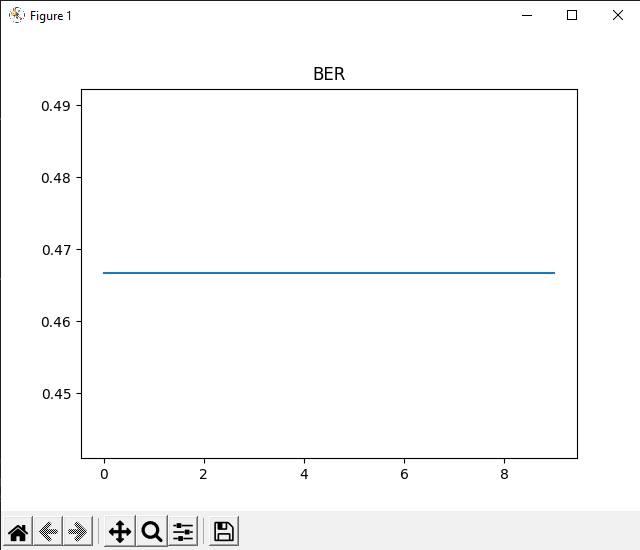

The script that drew this image:
import math
import numpy as np
from matplotlib import pyplot as plt
import random

bina = []
bn = []
def string2bits(s=''):
    for x in s:
        bina.append(bin(ord(x))[2:])
    bits = ''
    for i in range(0,len(bina)):
        bits += bina[i]
    return [int(i) for i in str(bits)]
def ASK_koh(Valy,A,kim,h):
    sum = 0
    tim = 0
    cl = []
    p = []
    x_t = []
    for i in range(0,len(za)):
        
        #fal.append( (A * math.sin(2*math.pi * fn * (tb+math.pi) )))
        x_t.append( Valy[i] * Valy[i]) 
        sum += x_t[i]
        p.append(sum)
        tim += 1/fs
        if tim > kim:
            tim = 0
            sum = 0
    for i in range(0,len(p)):
        if p[i] > h:
            cl.append(0)
        else:
            cl.append(1)

    
    return p , x_t, cl #, tim_c
def PSK_koh(Valy,A,kim,W):
    sum = 0
    sum1 = 0
    tim = 0
    c_p = []
    p = []
    x_t = []
    for i in range(0,len(zp)):
        x_t.append(Valy[i] * A * math.sin(2 * math.pi * ((W + 1) / kim) * (i / fn)))
        sum += x_t[i]
        p.append(sum)
        tim += 1/fs
        if tim > kim:
            tim = 0
            sum = 0

    for i in range(0,len(p)):
        
        if p[i] < 0:
            c_p.append(1)
        else:
            c_p.append(0)

    return p , x_t, c_p

def FSK_koh(Valy,A,kim,W):
    sum = 0
    sum1 = 0
    tim = 0
    c_p = []
    p = []
    x_t = []
    x_t1 = []
    for i in range(0,len(zf)):
        x_t.append(Valy[i] * A * math.sin(2 * math.pi * ((W + 1) / kim) * tim))
        x_t1.append(Valy[i] * A * math.sin(2 * math.pi * ((W + 2) / kim) * tim))
        sum += x_t[i]
        sum1 += x_t1[i]
        p.append(-sum + sum1)
        tim += 1/fs
        if tim > kim:
            tim = 0
            sum = 0
            sum1 = 0
    for i in range(0,len(p)):
        
        if p[i] > 0:
            c_p.append(1)
        else:
            c_p.append(0)

    return p , x_t, c_p
def haming_coder_1511(code):
    table_words = np.array([[0, 0,0,1],
                            [0, 0,1,0],
                                        [0, 0,1,1],
                            [0, 1,0,0],
                                        [0, 1,0,1],
                                        [0, 1,1,0],
                                        [0, 1,1,1],
                            [1, 0,0,0],
                                        [1, 0,0,1],
                                        [1, 0,1,0],
                                        [1, 0,1,1],
                                        [1, 1,0,0],
                                        [1, 1,0,1],
                                        [1, 1,1,0],
                                        [1, 1,1,1]])

    #print(table_words)
    tablica_p = np.zeros((11,4))
    #print(tablica_p)
    #print(table_words[13][3])
    c=0
    for j in range(0,4):
        for i in range(0,15):
            #if i != 0:
            #   if i != 1:
            #        if i != 3:
            #            if i != 7: 
            if i != 0 and i != 1 and i != 3 and i != 7: 
                            tablica_p[c][j]=table_words[i][j]
                            c += 1
        c=0

    I_k=np.eye(11)
    G = np.hstack(( tablica_p ,I_k))
    
    c = np.dot(code, G)%2
    return c
def haming_decoder_1511(code):
    table_words = np.array([[0, 0,0,1],
                            [0, 0,1,0],
                                        [0, 0,1,1],
                            [0, 1,0,0],
                                        [0, 1,0,1],
                                        [0, 1,1,0],
                                        [0, 1,1,1],
                            [1, 0,0,0],
                                        [1, 0,0,1],
                                        [1, 0,1,0],
                                        [1, 0,1,1],
                                        [1, 1,0,0],
                                        [1, 1,0,1],
                                        [1, 1,1,0],
                                        [1, 1,1,1]])

    #print(table_words)
    tablica_p = np.zeros((11,4))
    #print(tablica_p)
    #print(table_words[13][3])
    c=0
    for j in range(0,4):
        for i in range(0,15):
            #if i != 0:
            #   if i != 1:
            #        if i != 3:
            #            if i != 7: 
            if i != 0 and i != 1 and i != 3 and i != 7: 
                            tablica_p[c][j]=table_words[i][j]
                            c += 1
        c=0


        #np.transpose(H)
        #np.transpose(tablica_p)
    I_nk=np.eye(4)
    H = np.hstack((I_nk, np.transpose(tablica_p) ))
    #print(code)
    s = np.dot(code, np.transpose(H)) % 2
    S = 0
    #flag = True

    S = int(s[0] * 1 + s[1] * 2 + s[2] * 4 + s[3] * 8)
    #print(S)
    if S > 0:
        code[S-1] = not code[S-1]
        S = int(s[0] * 1) + int(s[1] * 2) + int(s[2] * 4) + int(s[3] * 8)
        if S > 0:
            print("false")

    code = code[4:]    
    return code
def Tobit(fk,kim,t):
    tim = 0
    bit_0 = 0
    bit_1 = 0
    for i in range(0,len(fk)-1):
        tim += 1/fs
        if tim > kim:
            tim = 0
            if bit_0 > bit_1:
                bits_zad.append(0)
            else:
                bits_zad.append(1)
            bit_0 = 0
            bit_1 = 0
        if fk[i] == 0:
            bit_0 += 1
        else:
            bit_1 += 1
    if bit_0 > bit_1:
       bits_zad.append(0)
    else:
       bits_zad.append(1)   
    return bits_zad
def AddNoise(array, alpha):
    noise = np.random.normal(0, 30, len(array))
    new_arr = array[:]
    for i in range(len(array)):
        new_arr[i] = array[i] + noise[i] * alpha
    #if new_arr == array:
    #    print('fck u')
    return new_arr
def Beta_t(array, beta):
    for t in range(len(array)):
        array[t] = array[t] * math.e**(-beta)*t

    return array


s = "a"
c = []
error = 0

b = [0,0, 0, 1, 1, 0, 1, 1, 0, 0, 1]
#print(b)
b = haming_coder_1511(b)
#print(b)   
b = b.astype(int)
for i in range (len(b)):
    c.append(b[i])

b = c
Check_B = b
print('tutaj')
#
print(b)
#print(c)

#b = string2bits(s)
#print(b)
#Flag = True
#print(b)

#if len(b) != 11:
#    b=np.resize(b,(1,11))
#    print(b)



Alfa = []
BER = 0
BER_c = []
#################################
fal = []
p = []

zf = []
tc = 7
fs=8000
tb = tc / (len(b))
a1 = 1
a2 = 2
w = 2
fn = w / tb
fn1 = (w+1) / tb
fn2 = (w+2) / tb
n = round(tc*fs)
nb = round( n / len(b) )
c = []
c_p = []
tim_c = []
t = []
b_new = []
bits_zad = []
rand_gen = []
za = []
zp = []
zf = []
index = 0
dex = 0

def z_a(d,i):
    if d != 0:
        return a1 * math.sin(2*math.pi * fn * t[i])
    else:
        return a2 * math.sin(2*math.pi * fn * t[i])
def z_p(d,i):
    if d != 0:
        return math.sin(2*math.pi * fn * t[i])
    else:
        return math.sin(2*math.pi * fn * t[i] + math.pi)
def z_f(d,i):
    if d != 0:
        return math.sin(2*math.pi * fn1 * t[i])
    else:
        return math.sin(2*math.pi * fn2 * t[i])

######################################## Kanał Transmisyjny 


for i in b:
    for j in range(0,nb):
        t.append(index)
        #rand_gen.append(random.random())
        za.append(z_a(b[i],dex)  ) # white noise + random.random()
        zp.append(z_p(b[i],dex))
        zf.append(z_f(b[i],dex))
        dex += 1
        index += 1 / fs

for alfo in range (0,10):

    za_n = AddNoise(za,alfo*0.01)
    #za_n = AddNoise(za,0.9)
    #za_n = Beta_t(zf,9)
    print('Beta',alfo*0.01)

    #plt.title("fsk_z")
    #plt.plot(t,za_n)
    #plt.show()

    #plt.title("fsk")
    #plt.plot(t,zp)
    #plt.show()


    
    piu , xxrt , citu  = ASK_koh(za_n,2,tb,2500)
    #piu , xxrt , citu  = PSK_koh(za_n,2,tb,1)
    #print(len(citu))

    #plt.title("ask")
    #plt.plot(t,citu)
    #plt.show()

    b_new = Tobit(citu,tb,t)

    print(b_new)
    print(Check_B)


    for i in range (0, len(b_new)):
        if b_new[i] != Check_B[i]:
            error += 1
            print("error")
        
    
    Alfa.append(alfo)
    BER = error/len(Check_B)
    BER_c.append(BER)
    za_n = []
    citu *= 0
    b_new *= 0
    error = 0
    #print(b_new)
    
print("out")
############################################

plt.title("BER")
plt.plot(Alfa,BER_c)
plt.show()

print("out")


#print(b)

b = haming_decoder_1511(b)
#print(b)

print(error)
